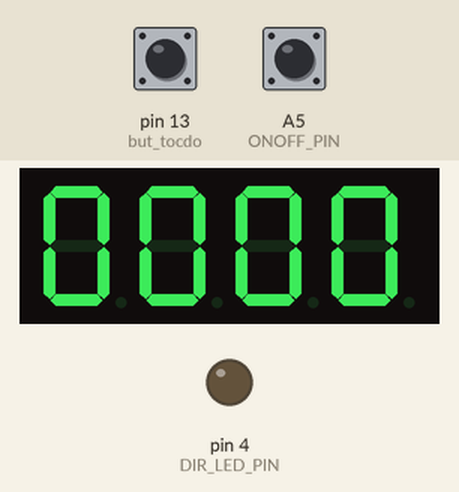
Recording of a sketch running on a simulated Arduino Uno, built with avr-gcc and run on an emulated ATmega328P. On the bench: 4-digit seven-segment display, output pins drawn as LEDs (lit = HIGH). Wiring (inferred from the names in the program): 4-digit 7-segment display, segments lit when LOW: segments pin 6, pin 7, pin 8, pin 9, pin 10, pin 11, pin 12; digit selects A1, A2, A3, A4. The test bench sets the inputs (shaded band); at power-on: A5 (ONOFF_PIN) HIGH, pin 13 (but_tocdo) HIGH. The segment pins are drawn as the display they are named for; pins used as bus, display or sensor lines are not drawn.

Above: at 1.2 s.
1.3 s: A5 (ONOFF_PIN) pulled LOW for 0.15 s
At 2.4 s:
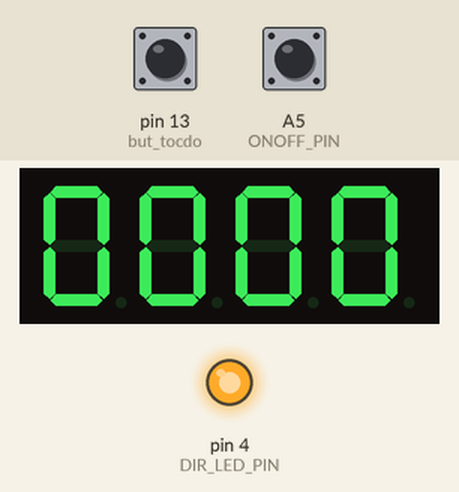
3.1 s: pin 13 (but_tocdo) pulled LOW for 0.15 s
At 3.9 s:
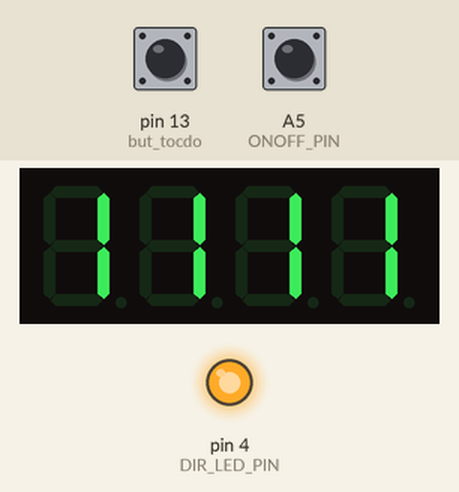
4.7 s: pin 13 (but_tocdo) pulled LOW for 1 s
At 6.5 s:
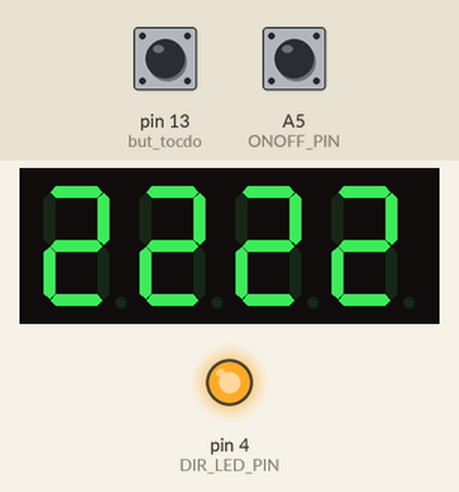
7.2 s: A5 (ONOFF_PIN) pulled LOW for 1 s
At 8.9 s:
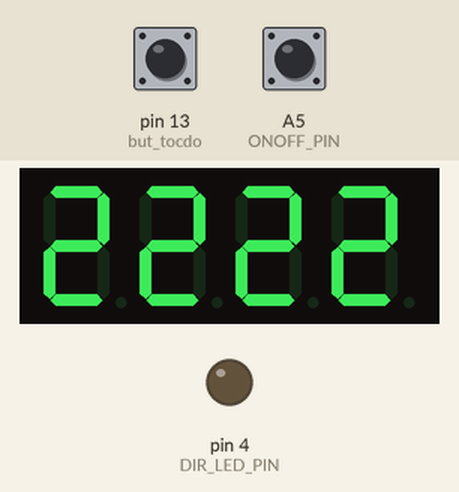
9.7 s: A5 (ONOFF_PIN) pulled LOW for 3.2 s
At 10.7 s:
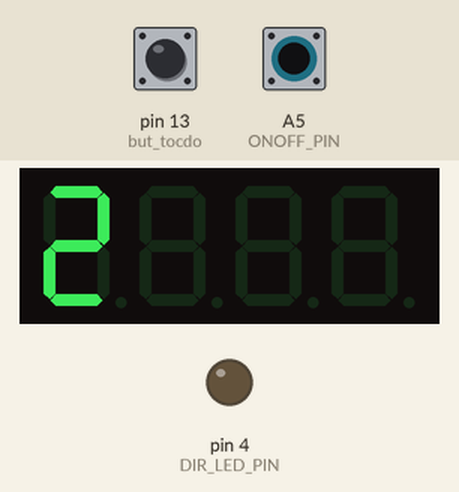
Timing chart, 0 to 14.4 s (numbered marks = the images above; inputs shaded):
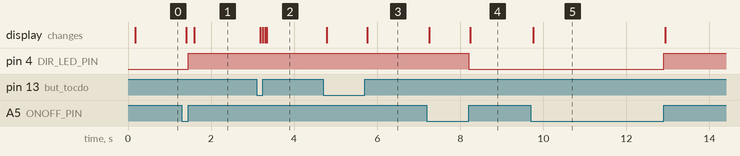

The sketch:

DieuKhienDongCo.ino
```cpp
#define MOTOR_PIN_1       A1  // Chân 1 của động cơ
#define MOTOR_PIN_2       A2  // Chân 2 của động cơ
#define MOTOR_PIN_3       A3  // Chân 3 của động cơ
#define MOTOR_PIN_4       A4  // Chân 4 của động cơ
#define ONOFF_PIN         A5  // Nút nhấn THUẬN - NGHỊCH
#define DIR_LED_PIN       4   // Đèn báo THUẬN/ NGHỊCH
#define PULSES_PER_REV 2048   // Xung trên vòng
#define but_tocdo 13          // Nút nhấn tốc độ

const int A = 6; // A = Arduino chân 6
const int B = 7; // B = Arduino chân 7
const int C = 8; // C = Arduino chân 8
const int D = 9; // D = Arduino chân 9
const int E = 10; // E = Arduino chân 10
const int F = 11; // F= Arduino chân 11
const int G = 12; // G= Arduino chân 12

int run_thuan; // Biến xác định chạy THUẬN = 1/ NGHICH = 0
int on;        // Biến xác định THUẬN NGHICH

const int digit = 10;  // Số ký tự hiển thị 10 digits (0 - 9)
const int segment = 7; // Số thanh hiển thị trong LED (7)
int tt;            // Biến trạng thái
int tocdo, dem;

byte digseg[digit][segment] = {
{ 0,0,0,0,0,0,1 }, // = 0
{ 1,0,0,1,1,1,1 }, // = 1
{ 0,0,1,0,0,1,0 }, // = 2
{ 0,0,0,0,1,1,0 }, // = 3
{ 1,0,0,1,1,0,0 }, // = 4
{ 0,1,0,0,1,0,0 }, // = 5
{ 0,1,0,0,0,0,0 }, // = 6
{ 0,0,0,1,1,1,1 }, // = 7
{ 0,0,0,0,0,0,0 }, // = 8
{ 0,0,0,0,1,0,0 }  // = 9
};

//------ Hàm hiển thị số trên led 7 đoạn
void writeDigit(byte digit)
{
  byte pinA = A; // Chân bắt đầu xuất tín hiệu
  byte seg;
  for (seg = 0; seg < 7; seg++)           // Quét 7 thanh của led
  {
    digitalWrite(pinA, digseg[digit][seg]); // Chân bắt đầu, Vị trí số: vòng lặp quét 7 lần để hiển thị số đó
    pinA++;
  }
}

byte rpm, rpm_old, stepnr;
unsigned long timeoflaststep;

unsigned long stepinterval() { // calculates step timing based on potmeter input
  rpm = map(tocdo, 0, 1024, 1, 13); // max 12 rpm, else pulses get lost
  if(rpm != rpm_old) {
    rpm_old = rpm;
  }
  return 60000000UL / PULSES_PER_REV / rpm; // [us] stepinterval
}

void do_one_step() {
  if(run_thuan == 1) {
     stepnr++;
     digitalWrite(DIR_LED_PIN, LOW); // LED SÁNG - CHẠY THUẬN
    }
  else {
    stepnr--;
    digitalWrite(DIR_LED_PIN, HIGH); // LED TẮT - CHẠY NGHỊCH
    }
  stepnr = stepnr % 4; // remember in which of the 4 phases the motor is
  switch (stepnr) {
    case 0:
      digitalWrite(MOTOR_PIN_1, HIGH);
      digitalWrite(MOTOR_PIN_2, LOW);
      digitalWrite(MOTOR_PIN_3, LOW);
      digitalWrite(MOTOR_PIN_4, LOW);
    break;
    case 1:
      digitalWrite(MOTOR_PIN_1, LOW);
      digitalWrite(MOTOR_PIN_2, HIGH);
      digitalWrite(MOTOR_PIN_3, LOW);
      digitalWrite(MOTOR_PIN_4, LOW);
    break;
    case 2:
      digitalWrite(MOTOR_PIN_1, LOW);
      digitalWrite(MOTOR_PIN_2, LOW);
      digitalWrite(MOTOR_PIN_3, HIGH);
      digitalWrite(MOTOR_PIN_4, LOW);
    break;
    case 3:
      digitalWrite(MOTOR_PIN_1, LOW);
      digitalWrite(MOTOR_PIN_2, LOW);
      digitalWrite(MOTOR_PIN_3, LOW);
      digitalWrite(MOTOR_PIN_4, HIGH);
    break;
  }
}
// Chế độ tắt
void motor_idle() {
  digitalWrite(MOTOR_PIN_1,   LOW);
  digitalWrite(MOTOR_PIN_2,   LOW);
  digitalWrite(MOTOR_PIN_3,   LOW);
  digitalWrite(MOTOR_PIN_4,   LOW);
}

void setup() {
  dem = 0;
  on = 1;
  tocdo = 0;
  run_thuan = 1;
  tt=1;
  pinMode(ONOFF_PIN,     INPUT_PULLUP);
  pinMode(MOTOR_PIN_1,   OUTPUT);
  pinMode(MOTOR_PIN_2,   OUTPUT);
  pinMode(MOTOR_PIN_3,   OUTPUT);
  pinMode(MOTOR_PIN_4,   OUTPUT);
  pinMode(DIR_LED_PIN,   OUTPUT);
  pinMode(A, OUTPUT);
  pinMode(B, OUTPUT);
  pinMode(C, OUTPUT);
  pinMode(D, OUTPUT);
  pinMode(E, OUTPUT);
  pinMode(F, OUTPUT);
  pinMode(G, OUTPUT);
  pinMode(but_tocdo, INPUT);
  digitalWrite(DIR_LED_PIN, HIGH);
  //PORTD=B11000000; // pin 6, 7 mức HIGH
  //PORTB=B00011111; // pin 8,9,10,11 mức HIGH
  writeDigit(dem);
}

void loop() {
  if (digitalRead(ONOFF_PIN) == LOW) {
     delay(20);
     while(digitalRead(ONOFF_PIN) ==LOW);
     tt = tt + 1;
     if (tt>2) {tt = 1;}
     if (tt==1) {on =1;}
     if (tt==2) {on =0;}
  }

  // Tốc độ
    if (digitalRead(but_tocdo)==0){
      delay(20);
      while (digitalRead(but_tocdo)==0);
      tocdo = tocdo+300;
      dem = dem +1;
      if (tocdo>1024) {tocdo = 300;}
      if (dem>3) {dem = 1;}
    }
    writeDigit(dem);

  // Chạy THUẬN
  if (on==1){
    digitalWrite(DIR_LED_PIN, LOW); // Led SÁNG báo động cơ chạy thuận
    run_thuan = 1;                    // Biến cho phép chạy thuận đc bật - CHẠY THUẬN
    if ((micros() - timeoflaststep) > stepinterval()) {
       timeoflaststep = micros();
       do_one_step();
    }
  }
  // Chạy NGHỊCH
  else{
     digitalWrite(DIR_LED_PIN, HIGH); // Led SÁNG báo động cơ chạy thuận
     run_thuan = 0;                    // Biến cho phép chạy thuận đc bật - CHẠY THUẬN
     if ((micros() - timeoflaststep) > stepinterval()) {
         timeoflaststep = micros();
         do_one_step();
    }
  }
}
```

Measured:
- after the input at 1.3 s, pin 4 (DIR_LED_PIN): LOW → HIGH after 0.15 s; the display: first changes after 0.10 s (image 1 shows a later state)
- after the input at 3.1 s, the display: first changes after 0.08 s (image 2 shows a later state)
- after the input at 4.7 s, the display: first changes after 0.08 s (image 3 shows a later state)
- after the input at 7.2 s, pin 4 (DIR_LED_PIN): HIGH → LOW after 1.0 s; the display: first changes after 0.06 s (image 4 shows a later state)
- after the input at 9.7 s, pin 4 (DIR_LED_PIN): LOW → HIGH after 3.2 s; the display: changes after 0.06 s (image 5)
